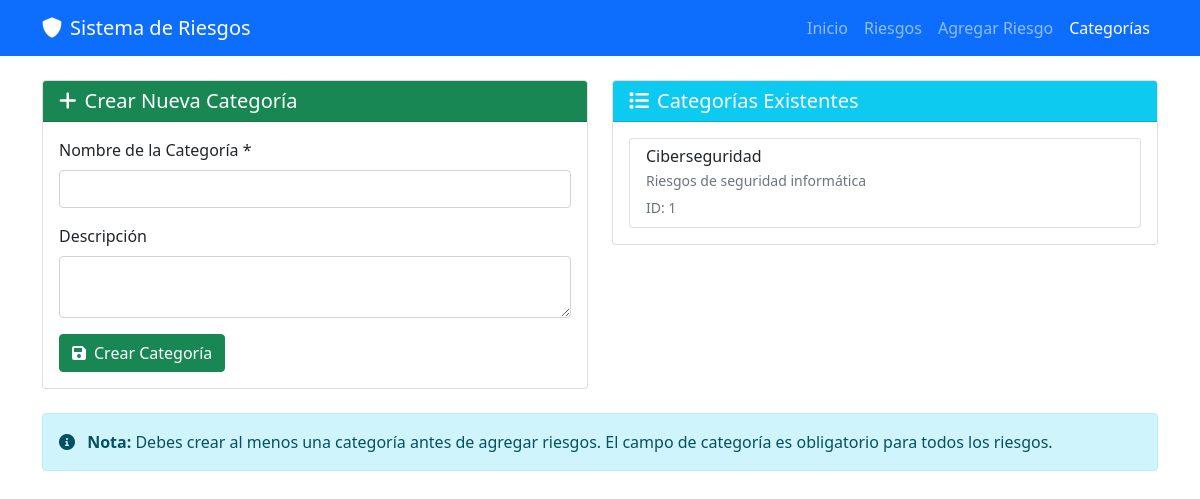
The app's page /categories-manager, older data.
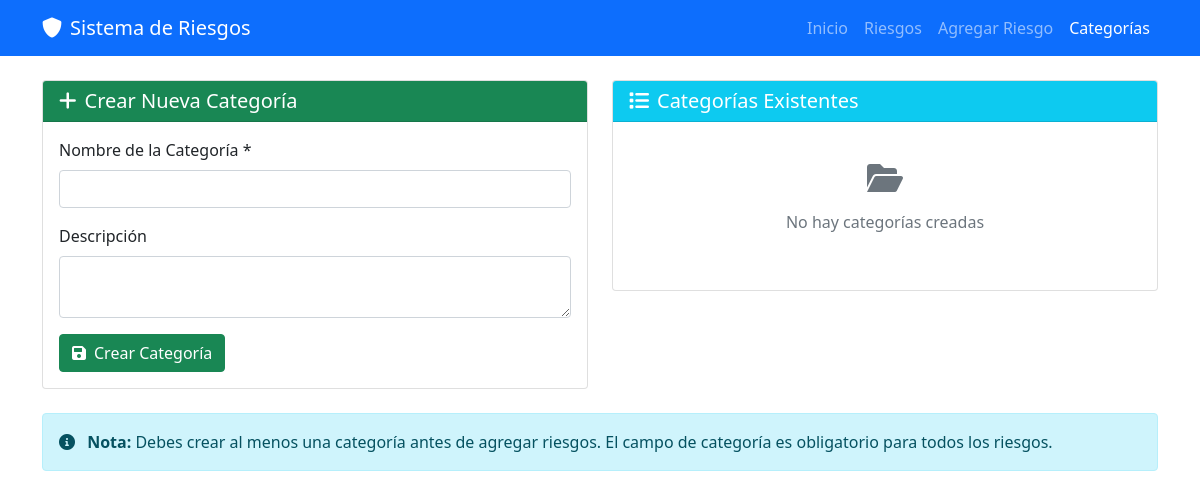
The same page, newer data.
### app/models.py (models this page shows)
class RiskCategory(Base):
    __tablename__ = "risk_categories"
    id = Column(Integer, primary_key=True, index=True)
    name = Column(String(100), unique=True, index=True)
    description = Column(String(500))
    risks = relationship("Risk", back_populates="category")

### app/main.py (the view)
@app.get("/categories-manager", response_class=HTMLResponse)
async def categories_manager(request: Request, db: Session = Depends(get_db)):
    categories = crud.get_categories(db)
    return templates.TemplateResponse("categories.html", {"request": request, "categories": categories})

### templates/categories.html (shortened to what this page needs)
<!DOCTYPE html>
<html lang="es">
<head>
    <link href="https://cdn.jsdelivr.net/npm/bootstrap@5.1.3/dist/css/bootstrap.min.css" rel="stylesheet">
    <link href="https://cdnjs.cloudflare.com/ajax/libs/font-awesome/6.0.0/css/all.min.css" rel="stylesheet">
</head>
<body>
    <nav class="navbar navbar-expand-lg navbar-dark bg-primary">
        <div class="container">
            <a class="navbar-brand" href="/">
                <i class="fas fa-shield-alt me-2"></i>Sistema de Riesgos
            </a>
            <div class="navbar-nav">
                <a class="nav-link" href="/">Inicio</a>
                <a class="nav-link" href="/risks">Riesgos</a>
                <a class="nav-link" href="/add-risk">Agregar Riesgo</a>
                <a class="nav-link active" href="/categories-manager">Categorías</a>
            </div>
        </div>
    </nav>
    <div class="container my-4">
        <div class="row">
            <div class="col-md-6">
                <div class="card">
                    <div class="card-header bg-success text-white">
                        <h5 class="mb-0"><i class="fas fa-plus me-2"></i>Crear Nueva Categoría</h5>
                    </div>
                    <div class="card-body">
                        <form action="/create-category" method="post">
                            <div class="mb-3">
                                <label class="form-label">Nombre de la Categoría *</label>
                                <input type="text" class="form-control" name="name" required>
                            </div>
                            <div class="mb-3">
                                <label class="form-label">Descripción</label>
                                <textarea class="form-control" name="description" rows="2"></textarea>
                            </div>
                            <button type="submit" class="btn btn-success">
                                <i class="fas fa-save me-2"></i>Crear Categoría
                            </button>
                        </form>
                    </div>
                </div>
            </div>
            <div class="col-md-6">
                <div class="card">
                    <div class="card-header bg-info text-white">
                        <h5 class="mb-0"><i class="fas fa-list me-2"></i>Categorías Existentes</h5>
                    </div>
                    <div class="card-body">
                        {% if categories %}
                        <div class="list-group">
                            {% for category in categories %}
                            <div class="list-group-item">
                                <h6 class="mb-1">{{ category.name }}</h6>
                                <p class="mb-1 text-muted small">{{ category.description or 'Sin descripción' }}</p>
                                <small class="text-muted">ID: {{ category.id }}</small>
                            </div>
                            {% endfor %}
                        </div>
                        {% else %}
                        <div class="text-center py-4">
                            <i class="fas fa-folder-open fa-2x text-muted mb-3"></i>
                            <p class="text-muted">No hay categorías creadas</p>
                        </div>
                        {% endif %}
                    </div>
                </div>
            </div>
        </div>
        <div class="alert alert-info mt-4">
            <i class="fas fa-info-circle me-2"></i>
            <strong>Nota:</strong> Debes crear al menos una categoría antes de agregar riesgos.
            El campo de categoría es obligatorio para todos los riesgos.
        </div>
    </div>
</body>
</html>

Row changes from the older to the newer data that the page shows:
removed RiskCategory: name "Ciberseguridad", description "Riesgos de seguridad informática", id "1"
Text that changed along with them:
text now shown: "No hay categorías creadas"
